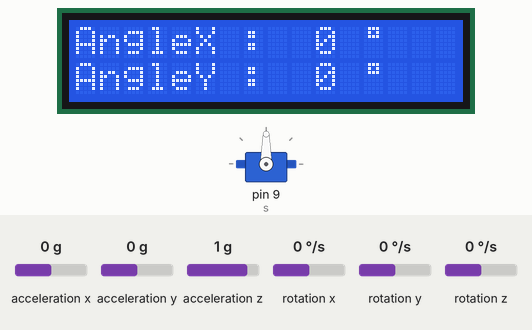
A sketch run on a simulated Arduino Uno, built with avr-gcc and run on an emulated ATmega328P. Parts: servo, 16×2 character LCD. Inputs (shaded band) come from the test bench; at power-on: acceleration x 0 g, acceleration y 0 g, acceleration z 1 g, rotation x 0 °/s, rotation y 0 °/s, rotation z 0 °/s. What the sketch prints to the serial monitor is not drawn.

Above: at 4.2 s.
4.3 s: acceleration x set to -1.4 g
At 5.5 s:
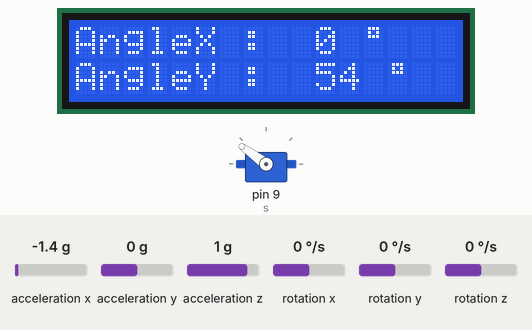
5.8 s: acceleration y set to -1.4 g
At 6.1 s:
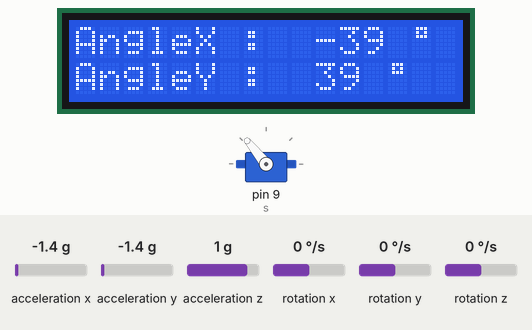
7.3 s: acceleration x set to -0.8 g
At 8.0 s:
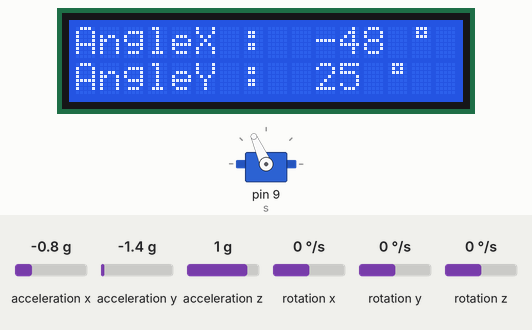
8.8 s: acceleration x set to 0.8 g
At 10.0 s:
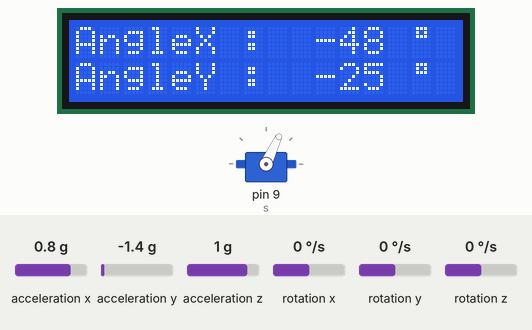
10.3 s: acceleration y set to -0.8 g
At 10.9 s:
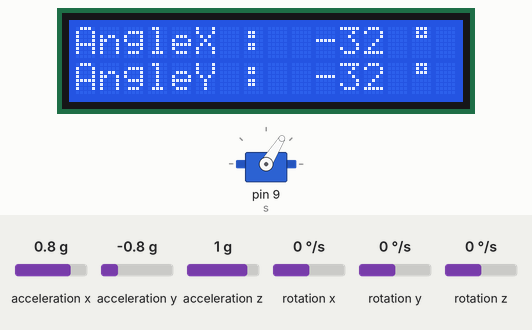
11.8 s: acceleration z set to -1.4 g
At 12.3 s:
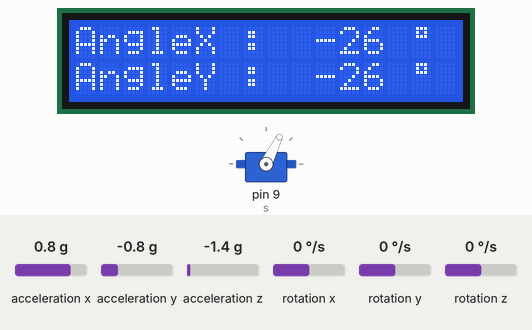
Timing chart, 0 to 14.3 s (numbered marks = the images above; inputs shaded):
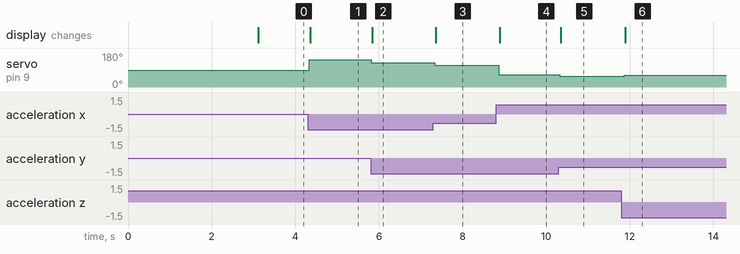

Measured:
- after the input at 4.3 s, servo on pin 9 (s): 90° → 144° at once; the display: changes after 0.06 s (image 1)
- after the input at 5.8 s, servo on pin 9 (s): 144° → 129° at once; the display: changes at once (image 2)
- after the input at 7.3 s, servo on pin 9 (s): 129° → 114° at once; the display: changes after 0.06 s (image 3)
- after the input at 8.8 s, servo on pin 9 (s): 114° → 65° after 0.06 s; the display: changes after 0.08 s (image 4)
- after the input at 10.3 s, servo on pin 9 (s): 65° → 58° at once; the display: changes after 0.05 s (image 5)
- after the input at 11.8 s, servo on pin 9 (s): 58° → 63° after 0.06 s; the display: changes after 0.09 s (image 6)

The sketch:

Bai6.ino
```cpp
#include <MPU6050_tockn.h>
#include <Wire.h>
#include <Servo.h>
#include <LiquidCrystal_I2C.h>

LiquidCrystal_I2C lcd(0x27,16,2);
byte degree[8] = {
  0B01110,
  0B01010,
  0B01110,
  0B00000,
  0B00000,
  0B00000,
  0B00000,
  0B00000
};
Servo s;
MPU6050 mpu6050(Wire);

void setup() {
  Serial.begin(9600);
  Wire.begin();
  mpu6050.begin();
  mpu6050.calcGyroOffsets(true);
  s.attach(9);
  lcd.init();
  lcd.backlight();

  lcd.print("AngleX : ");
  lcd.setCursor(0,1);
  lcd.print("AngleY : ");
  lcd.createChar(1, degree);

}

void loop() {
    mpu6050.update();
  Serial.print("angleX : ");
  Serial.println(mpu6050.getAngleX());
  Serial.print("\tangleY : ");
  Serial.println(mpu6050.getAngleY());

  s.write(mpu6050.getAngleY()+90);
  if (isnan(mpu6050.getAngleX()) || isnan(mpu6050.getAngleY())) {

    }else{
      lcd.setCursor(10,0);
    lcd.print(round(mpu6050.getAngleX()));
    lcd.print(" ");
    lcd.write(1);
    lcd.print("       ");

    lcd.setCursor(10,1);
    lcd.print(round(mpu6050.getAngleY()));
    lcd.print(" ");
    lcd.write(1);
    lcd.print("      ");
    }
  delay(50);

}
```
